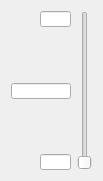
  <widget class="QWidget" name="layoutWidget">
   <property name="geometry">
    <rect>
     <x>610</x>
     <y>580</y>
     <width>91</width>
     <height>181</height>
    </rect>
   </property>
   <layout class="QHBoxLayout" name="horizontalLayout_8">
    <item>
     <layout class="QVBoxLayout" name="verticalLayout_17">
      <item>
       <widget class="QLineEdit" name="unit4MaxCritDevLineEdit">
        <property name="sizePolicy">
         <sizepolicy hsizetype="Fixed" vsizetype="Fixed">
          <horstretch>0</horstretch>
          <verstretch>0</verstretch>
         </sizepolicy>
        </property>
        <property name="minimumSize">
         <size>
          <width>31</width>
          <height>16</height>
         </size>
        </property>
        <property name="maximumSize">
         <size>
          <width>31</width>
          <height>16</height>
         </size>
        </property>
        <property name="font">
         <font>
          <pointsize>8</pointsize>
         </font>
        </property>
        <property name="layoutDirection">
         <enum>Qt::RightToLeft</enum>
        </property>
        <property name="alignment">
         <set>Qt::AlignRight|Qt::AlignTrailing|Qt::AlignVCenter</set>
        </property>
       </widget>
      </item>
      <item>
       <spacer name="verticalSpacer_7">
        <property name="orientation">
         <enum>Qt::Vertical</enum>
        </property>
        <property name="sizeHint" stdset="0">
         <size>
          <width>20</width>
          <height>40</height>
         </size>
        </property>
       </spacer>
      </item>
      <item>
       <widget class="QLineEdit" name="unit4CritDevLineEdit">
        <property name="sizePolicy">
         <sizepolicy hsizetype="Fixed" vsizetype="Fixed">
          <horstretch>0</horstretch>
          <verstretch>0</verstretch>
         </sizepolicy>
        </property>
        <property name="minimumSize">
         <size>
          <width>60</width>
          <height>16</height>
         </size>
        </property>
        <property name="maximumSize">
         <size>
          <width>60</width>
          <height>16</height>
         </size>
        </property>
        <property name="font">
         <font>
          <pointsize>8</pointsize>
         </font>
        </property>
        <property name="alignment">
         <set>Qt::AlignRight|Qt::AlignTrailing|Qt::AlignVCenter</set>
        </property>
       </widget>
      </item>
      <item>
       <spacer name="verticalSpacer_8">
        <property name="orientation">
         <enum>Qt::Vertical</enum>
        </property>
        <property name="sizeHint" stdset="0">
         <size>
          <width>20</width>
          <height>40</height>
         </size>
        </property>
       </spacer>
      </item>
      <item>
       <widget class="QLineEdit" name="unit4MinCritDevLineEdit">
        <property name="sizePolicy">
         <sizepolicy hsizetype="Fixed" vsizetype="Fixed">
          <horstretch>0</horstretch>
          <verstretch>0</verstretch>
         </sizepolicy>
        </property>
        <property name="minimumSize">
         <size>
          <width>31</width>
          <height>16</height>
         </size>
        </property>
        <property name="maximumSize">
         <size>
          <width>31</width>
          <height>16</height>
         </size>
        </property>
        <property name="font">
         <font>
          <pointsize>8</pointsize>
         </font>
        </property>
        <property name="layoutDirection">
         <enum>Qt::RightToLeft</enum>
        </property>
        <property name="alignment">
         <set>Qt::AlignRight|Qt::AlignTrailing|Qt::AlignVCenter</set>
        </property>
       </widget>
      </item>
     </layout>
    </item>
    <item>
     <widget class="QSlider" name="unit4CritDevSlider">
      <property name="sizePolicy">
       <sizepolicy hsizetype="Fixed" vsizetype="Expanding">
        <horstretch>0</horstretch>
        <verstretch>0</verstretch>
       </sizepolicy>
      </property>
      <property name="font">
       <font>
        <pointsize>8</pointsize>
       </font>
      </property>
      <property name="orientation">
       <enum>Qt::Vertical</enum>
      </property>
     </widget>
    </item>
   </layout>
  </widget>
